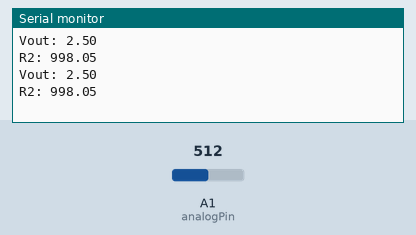
A sketch run on a simulated Arduino Uno, built with avr-gcc and run on an emulated ATmega328P. Parts: the last lines printed to the serial monitor. The inputs (shaded band) are chosen by the test bench; at power-on: A1 (analogPin) = 512.

Above: at 1.8 s.
1.9 s: A1 (analogPin) set to 0
At 2.6 s:
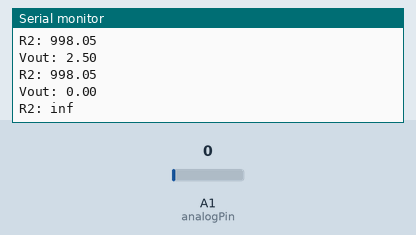
4.5 s: A1 (analogPin) set to 122
At 5.8 s:
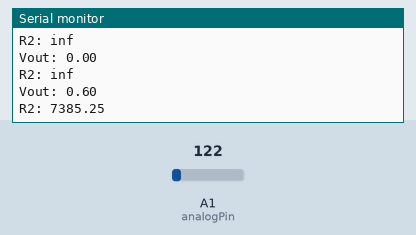
Timing chart, 0 to 7.5 s (numbered marks = the images above; inputs shaded):
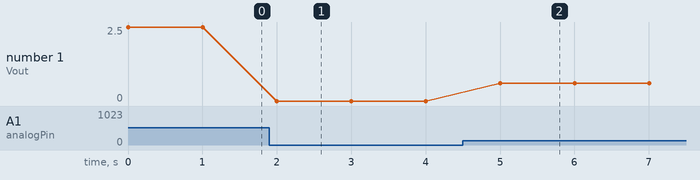

Measured:
- after the input at 1.9 s, the serial monitor: prints a new line after 0.10 s (image 1)
- after the input at 4.5 s, the serial monitor: prints a new line after 0.50 s (image 2)
- plotted number 1: 2.5 → 0 after the input at 1.9 s, 0 → 0.6 after the input at 4.5 s

The sketch:

arduino_direnc.ino
```cpp
int analogPin= 1;
int raw= 0;
int Vin= 5;
float Vout= 0;
float R1= 1000;
float R2= 0;


void setup()
{
Serial.begin(9600);
}

void loop()
{
raw= analogRead(analogPin);


Vout= (5*raw)/1023.0;
R2= R1 *((Vin/Vout) -1);

Serial.print("Vout: ");
Serial.println(Vout);
Serial.print("R2: ");
Serial.println(R2);
delay(1000);

}
```
